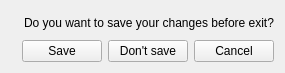
<?xml version="1.0" encoding="UTF-8"?>
<ui version="4.0">
 <class>ExitWithoutSave</class>
 <widget class="QWidget" name="ExitWithoutSave">
  <property name="geometry">
   <rect>
    <x>0</x>
    <y>0</y>
    <width>217</width>
    <height>73</height>
   </rect>
  </property>
  <property name="windowTitle">
   <string>Form</string>
  </property>
  <layout class="QGridLayout" name="gridLayout">
   <item row="1" column="0">
    <layout class="QHBoxLayout" name="horizontalLayout">
     <item>
      <spacer name="horizontalSpacer">
       <property name="orientation">
        <enum>Qt::Horizontal</enum>
       </property>
       <property name="sizeHint" stdset="0">
        <size>
         <width>40</width>
         <height>20</height>
        </size>
       </property>
      </spacer>
     </item>
     <item>
      <widget class="QPushButton" name="pushButton_save">
       <property name="text">
        <string>Save</string>
       </property>
      </widget>
     </item>
     <item>
      <widget class="QPushButton" name="pushButton_dontSave">
       <property name="text">
        <string>Don't save</string>
       </property>
      </widget>
     </item>
     <item>
      <widget class="QPushButton" name="pushButton_cancel">
       <property name="text">
        <string>Cancel</string>
       </property>
      </widget>
     </item>
    </layout>
   </item>
   <item row="0" column="0">
    <layout class="QHBoxLayout" name="horizontalLayout_2">
     <item>
      <widget class="QLabel" name="label">
       <property name="text">
        <string/>
       </property>
       <property name="pixmap">
        <pixmap resource="rsc.qrc">:/Question/resources/icons8-help-32.png</pixmap>
       </property>
       <property name="scaledContents">
        <bool>false</bool>
       </property>
       <property name="wordWrap">
        <bool>false</bool>
       </property>
      </widget>
     </item>
     <item>
      <widget class="QLabel" name="label_2">
       <property name="text">
        <string>Do you want to save your changes before exit?</string>
       </property>
      </widget>
     </item>
    </layout>
   </item>
  </layout>
 </widget>
 <resources>
  <include location="rsc.qrc"/>
  <include location="rsc.qrc"/>
 </resources>
 <connections>
  <connection>
   <sender>pushButton_cancel</sender>
   <signal>clicked(bool)</signal>
   <receiver>ExitWithoutSave</receiver>
   <slot>close()</slot>
   <hints>
    <hint type="sourcelabel">
     <x>174</x>
     <y>52</y>
    </hint>
    <hint type="destinationlabel">
     <x>104</x>
     <y>36</y>
    </hint>
   </hints>
  </connection>
 </connections>
</ui>
